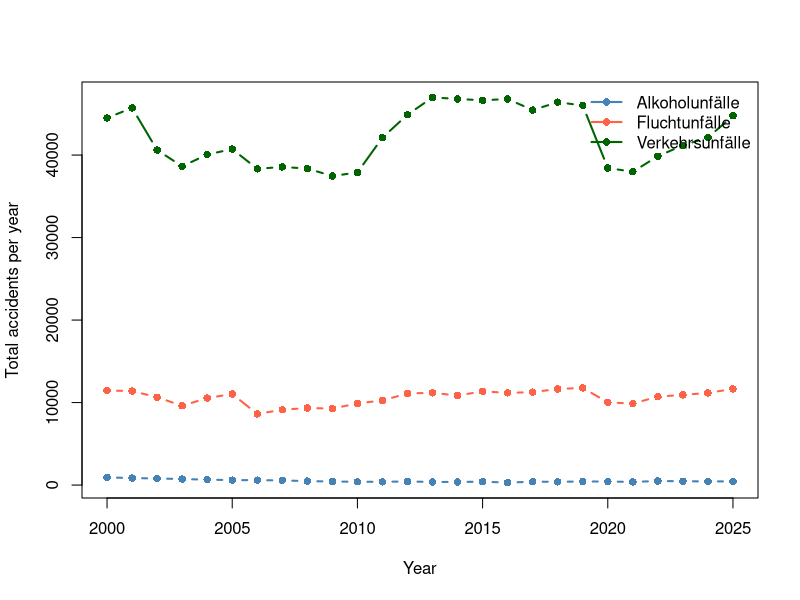
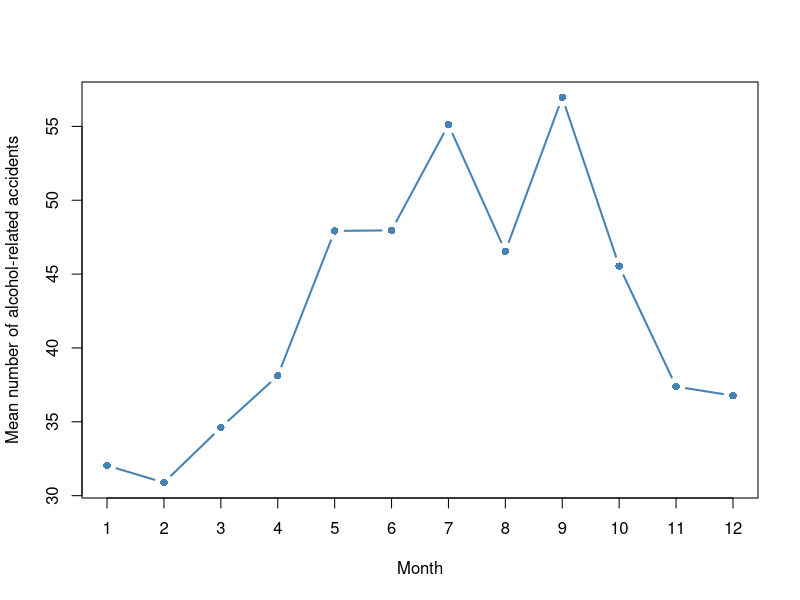
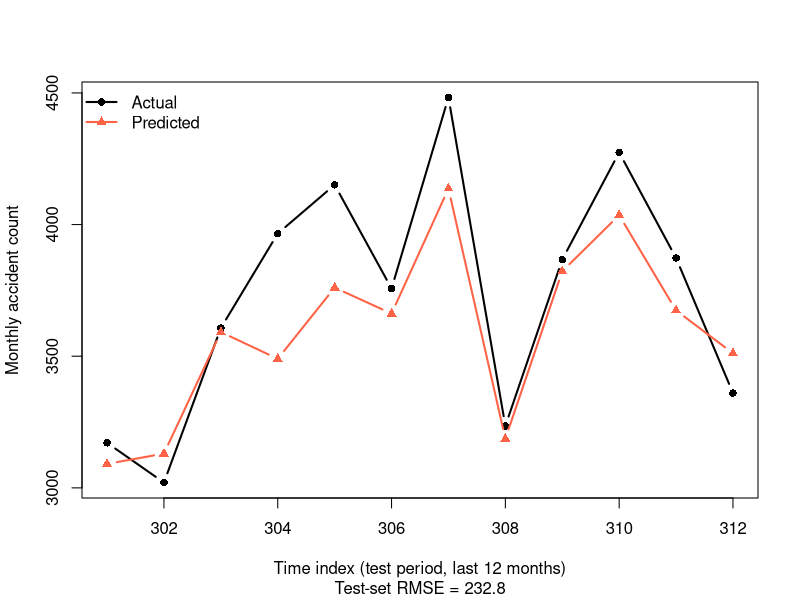

Here is the R script that generated these plots, in order:
## ---- chunk 1
#| label: setup
#| include: false

library(dplyr)

raw <- read.csv("data/raw/verkehrsunfaelle.csv", encoding = "UTF-8", stringsAsFactors = FALSE)

clean <- raw %>%
  filter(MONAT != "Summe") %>%
  mutate(
    jahr  = JAHR,
    monat = as.integer(substr(MONAT, 5, 6)),
    wert  = WERT
  ) %>%
  filter(!is.na(wert)) %>%
  select(monatszahl = MONATSZAHL, auspraegung = AUSPRAEGUNG, jahr, monat, wert)
## ---- chunk 2
#| label: ida-glimpse
dplyr::glimpse(raw)
## ---- chunk 3
#| label: ida-missing
#| tbl-cap: "Missing values per column in the raw dataset"
knitr::kable(t(colSums(is.na(raw))))
## ---- chunk 4
#| label: fig-ida-yearly-trend
#| fig-cap: "Yearly totals by accident category (raw, unfiltered data)"

yearly <- raw %>%
  filter(MONAT == "Summe", AUSPRAEGUNG == "insgesamt", !is.na(WERT))

plot(NULL, xlim = range(yearly$JAHR), ylim = range(yearly$WERT),
     xlab = "Year", ylab = "Total accidents per year")
kategorien <- unique(yearly$MONATSZAHL)
farben <- c("steelblue", "tomato", "darkgreen")
for (i in seq_along(kategorien)) {
  d <- yearly[yearly$MONATSZAHL == kategorien[i], ]
  d <- d[order(d$JAHR), ]
  lines(d$JAHR, d$WERT, type = "b", pch = 16, col = farben[i], lwd = 2)
}
legend("topright", legend = kategorien, col = farben, lwd = 2, pch = 16, bty = "n")
## ---- chunk 5
#| label: fig-alcohol-seasonality
#| fig-cap: "Figure 1: Seasonal pattern of alcohol-related accidents in Munich (mean monthly count, averaged across all years)"

alkohol <- clean %>%
  filter(monatszahl == "Alkoholunfälle", auspraegung == "insgesamt") %>%
  select(jahr, monat, alkohol_wert = wert)

gesamt <- clean %>%
  filter(monatszahl == "Verkehrsunfälle", auspraegung == "insgesamt") %>%
  select(jahr, monat, gesamt_wert = wert)

merged <- inner_join(alkohol, gesamt, by = c("jahr", "monat")) %>%
  mutate(share_pct = 100 * alkohol_wert / gesamt_wert)

fig1_data <- merged %>%
  group_by(monat) %>%
  summarise(mean_alkohol = mean(alkohol_wert), .groups = "drop")

plot(
  fig1_data$monat, fig1_data$mean_alkohol,
  type = "b", pch = 16, col = "steelblue", lwd = 2,
  xaxt = "n", xlab = "Month", ylab = "Mean number of alcohol-related accidents"
)
axis(1, at = 1:12)
## ---- chunk 6
#| label: tbl-alcohol-share
#| tbl-cap: "Table 1: Monthly average share (%) of alcohol-related accidents relative to all traffic accidents"

table1 <- merged %>%
  group_by(monat) %>%
  summarise(
    mean_alkohol_unfaelle = round(mean(alkohol_wert), 1),
    mean_gesamt_unfaelle  = round(mean(gesamt_wert), 1),
    mean_share_pct        = round(mean(share_pct), 2),
    .groups = "drop"
  )

knitr::kable(table1)
## ---- chunk 7
#| label: tbl-regression
#| tbl-cap: "Table 2: Linear regression of total monthly accident counts on a linear time trend and calendar-month dummies"

gesamt_ts <- clean %>%
  filter(monatszahl == "Verkehrsunfälle", auspraegung == "insgesamt") %>%
  arrange(jahr, monat) %>%
  mutate(t = row_number(), monat_f = factor(monat, levels = 1:12))

n_test <- 12
n <- nrow(gesamt_ts)
train <- gesamt_ts[1:(n - n_test), ]
test  <- gesamt_ts[(n - n_test + 1):n, ]

model <- lm(wert ~ t + monat_f, data = train)

knitr::kable(broom::tidy(model), digits = 3)
## ---- chunk 8
#| label: fig-predicted-vs-actual
#| fig-cap: "Figure 2: Predicted vs. actual monthly accident counts on the held-out test period (last 12 months)"

pred <- predict(model, newdata = test)
rmse <- sqrt(mean((test$wert - pred)^2))

plot(
  test$t, test$wert,
  type = "b", pch = 16, col = "black", lwd = 2,
  xlab = "Time index (test period, last 12 months)", ylab = "Monthly accident count",
  sub = sprintf("Test-set RMSE = %.1f", rmse),
  ylim = range(c(test$wert, pred))
)
lines(test$t, pred, type = "b", pch = 17, col = "tomato", lwd = 2)
legend("topleft", legend = c("Actual", "Predicted"), col = c("black", "tomato"), pch = c(16, 17), lwd = 2, bty = "n")
